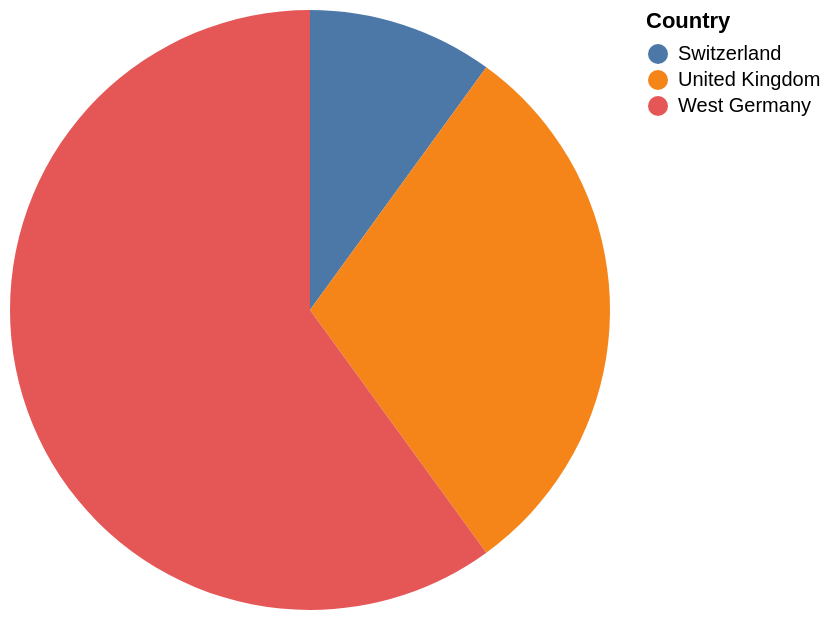

Express this chart as Vega-Lite.
### Vega-Lite specification from a JSON file in a GitHub repository (floating-point values rounded to 4 significant figures)
{"data": {"values": [{"x_data": "Switzerland", "y_data": 1}, {"x_data": "United Kingdom", "y_data": 3}, {"x_data": "West Germany", "y_data": 6}]}, "mark": "arc", "encoding": {"theta": {"field": "y_data", "type": "quantitative", "title": "COUNT(*)"}, "color": {"field": "x_data", "type": "nominal", "title": "Country"}}}
